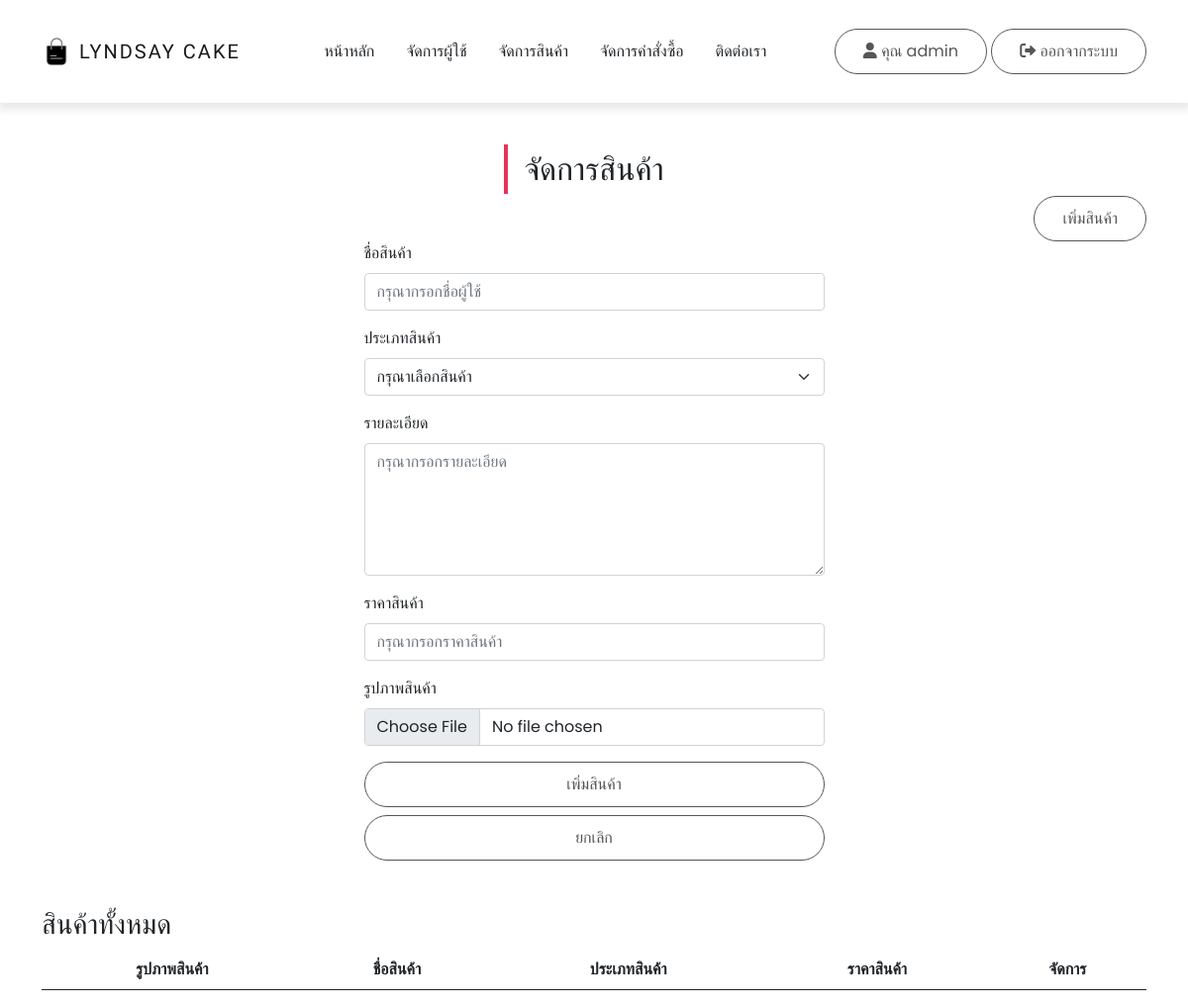
Before: /admin/productController.php?btnAddProduct=btnAddProduct (signed in) with the older database file.
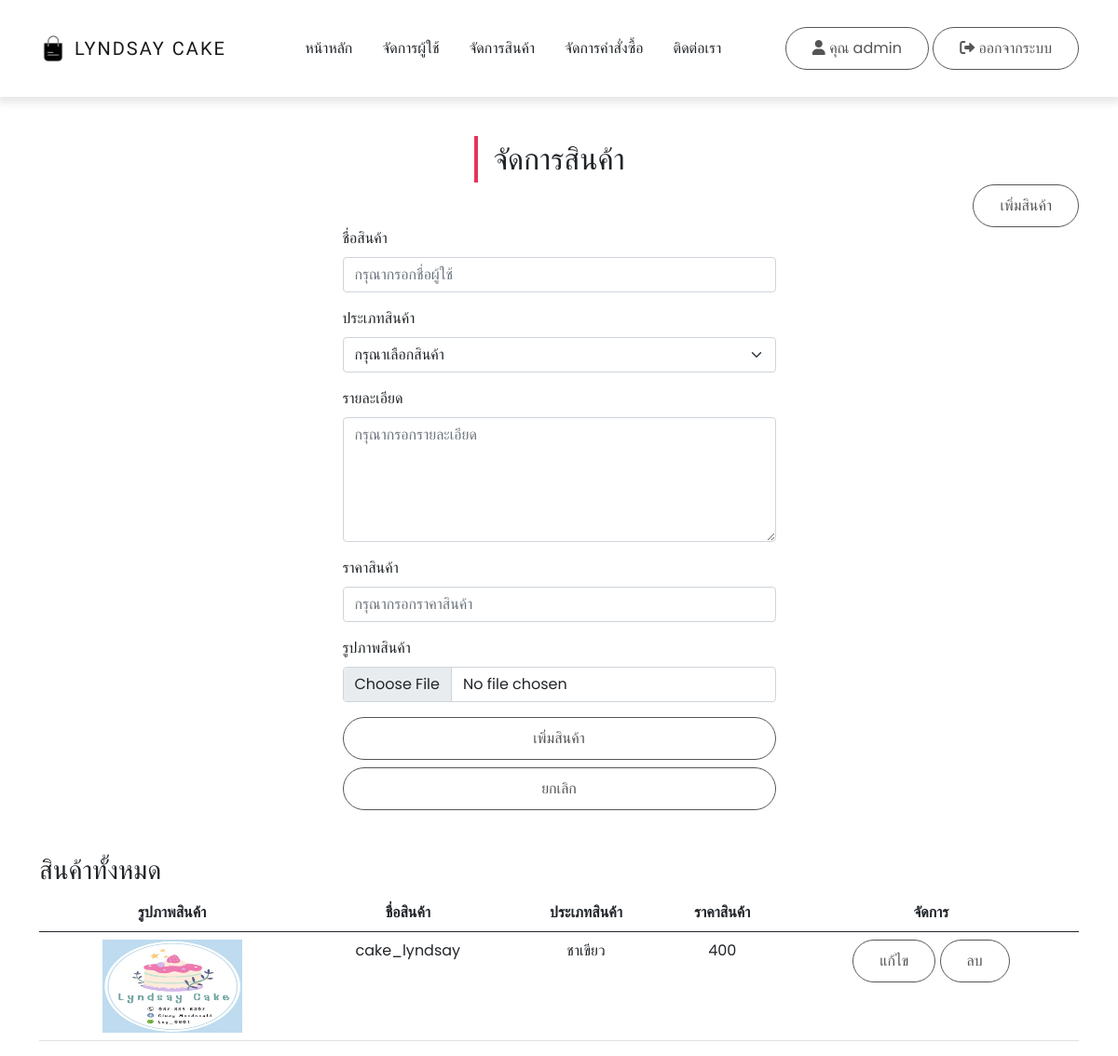
After: the same page with the newer database file.
### tables this page shows
CREATE TABLE `products` (
  `product_id` int(11) NOT NULL,
  `product_name` varchar(255) NOT NULL,
  `product_detail` text NOT NULL,
  `product_price` int(11) NOT NULL,
  `product_image` text NOT NULL,
  `cate_id` int(11) NOT NULL
);

CREATE TABLE `category` (
  `cate_id` int(11) NOT NULL,
  `cate_name` varchar(255) NOT NULL
);

### admin/productController.php (the view, shortened to what this page needs)
<?php
include_once('../system/config.php');
?>
<!DOCTYPE html>
<html lang="en">
<head>
  <link rel="stylesheet" href="../css/bootstrap.min.css">
  <link rel="stylesheet" href="../css/all.min.css">
  <link rel="stylesheet" href="../css/fontawesome.min.css">
  <link rel="stylesheet" href="../css/jquery.dataTables.min.css">
  <link rel="stylesheet" href="../css/main.css">
</head>
<body>
  <?php include('includes/navbar.inc.php'); ?>
  <section id="section" class="py-5">
    <div class="container">
      <div class="title text-center">
        <h2 class="position-relative d-inline-block">จัดการสินค้า</h2>
      </div>
      <div class="text-end">
        <a href="productController.php?btnAddProduct=btnAddProduct" class="btn btn-success">เพิ่มสินค้า</a>
      </div>
      <?php
        if(isset($_GET['btnAddProduct']) == "btnAddProduct") {
      ?>
      <form action="#" method="POST" enctype="multipart/form-data">
        <div class="col-md-5 mx-auto">
          <div class="mb-3">
            <label class="form-label">ชื่อสินค้า</label>
            <input type="text" name="name" class="form-control" placeholder="กรุณากรอกชื่อผู้ใช้" required>
          </div>
          <div class="mb-3">
            <label class="form-label">ประเภทสินค้า</label>
            <select class="form-select" name="category">
              <option selected disabled>กรุณาเลือกสินค้า</option>
            </select>
          </div>
          <div class="mb-3">
            <label class="form-label">รายละเอียด</label>
            <textarea name="detail" rows="5" class="form-control" placeholder="กรุณากรอกรายละเอียด" required></textarea>
          </div>
          <div class="mb-3">
            <label class="form-label">ราคาสินค้า</label>
            <input type="number" name="price" class="form-control" placeholder="กรุณากรอกราคาสินค้า" required>
          </div>
          <div class="mb-3">
            <label for="formFile" class="form-label">รูปภาพสินค้า</label>
            <input class="form-control" type="file" name="files" id="formFile">
          </div>
          <div class="d-grid gap-2">
            <button class="btn btn-primary" type="submit" name="addProduct">เพิ่มสินค้า</button>
            <a href="productController.php" class="btn btn-primary">ยกเลิก</a>
          </div>
        </div>
      </form>
      <?php
      }
      ?>
    </div>
  </section>
  <div class="container">
    <h3>สินค้าทั้งหมด</h3>
    <table class="table table-hover" id="myTable">
      <thead>
        <tr>
          <th class="text-center">รูปภาพสินค้า</th>
          <th class="text-center">ชื่อสินค้า</th>
          <th class="text-center">ประเภทสินค้า</th>
          <th class="text-center">ราคาสินค้า</th>
          <th class="text-center">จัดการ</th>
        </tr>
      </thead>
      <tbody>
        <?php
        $list_product_sql = "SELECT * FROM `products` INNER JOIN category ON category.cate_id = products.cate_id ORDER BY `product_id` DESC";
        $list_product_query = mysqli_query($conn, $list_product_sql);
        while($list_product_row = mysqli_fetch_array($list_product_query)) {
        ?>
        <tr class="text-center">
          <td><img src="../img/products/<?= $list_product_row['product_image']; ?>" width="150" height="100"></td>
          <td><?= $list_product_row['product_name']; ?></td>
          <td><?= $list_product_row['cate_name']; ?></td>
          <td><?= number_format($list_product_row['product_price']); ?></td>
          <td>
            <a href="productController.php?editUpdate=<?=$list_product_row['product_id']; ?>" class="btn btn-primary">แก้ไข</a>
            <a href="productController.php?delete=<?=$list_product_row['product_id']; ?>" class="btn btn-primary" onclick="return confirm('แน่ใจใช่หรือไม่?')">ลบ</a>
          </td>
        </tr>
        <?php } ?>
      </tbody>
    </table>
  </div>
</body>
</html>

Changed rows visible on the page:
added products: product_image (picture), product_name "cake_lyndsay", cate.cate_name "ชาเขียว", product_price "400"
